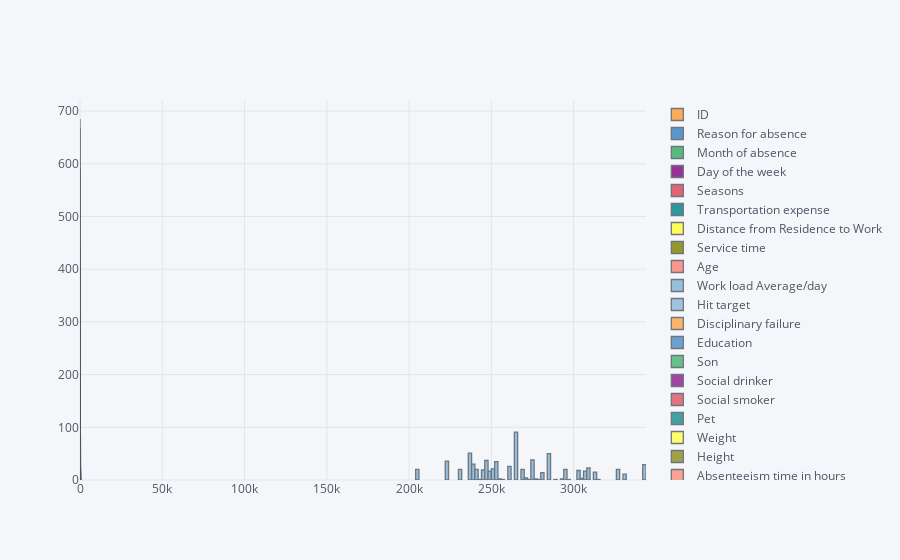

The notebook cell this image was saved under:
### Markdown cell above
<h1 align= center>Interactive Data Visualization using plotly </h1>

### Code cell
# import required libraries
import plotly.plotly as py
import plotly.graph_objs as go
from plotly.offline import download_plotlyjs, init_notebook_mode, plot, iplot
import cufflinks as cf
# For Notebooks setup
cf.go_offline(connected=True)
init_notebook_mode(connected=True)
# Histogram plot of 
cleaned_data.iplot(kind='hist',y=target_var,bins=100)

### Figure 1 — Plotly figure (JSON) as saved in the notebook; plotly's stock layout.template omitted (floating-point values rounded to 4 significant figures; data arrays with more than 128 entries replaced by an {"elided": "..."} marker saying what was removed)
{"data": [{"histfunc": "count", "histnorm": "", "marker": {"color": "rgba(255, 153, 51, 1.0)", "line": {"color": "#4D5663", "width": 1.3}}, "name": "ID", "nbinsx": 100, "opacity": 0.8, "orientation": "v", "type": "histogram", "uid": "7b2885a7-17b4-4220-8cee-79af62000c18", "x": {"elided": "718 int values"}}, {"histfunc": "count", "histnorm": "", "marker": {"color": "rgba(55, 128, 191, 1.0)", "line": {"color": "#4D5663", "width": 1.3}}, "name": "Reason for absence", "nbinsx": 100, "opacity": 0.8, "orientation": "v", "type": "histogram", "uid": "bbd1fff3-74a0-419c-9c39-8ae830c57813", "x": {"elided": "718 int values"}}, {"histfunc": "count", "histnorm": "", "marker": {"color": "rgba(50, 171, 96, 1.0)", "line": {"color": "#4D5663", "width": 1.3}}, "name": "Month of absence", "nbinsx": 100, "opacity": 0.8, "orientation": "v", "type": "histogram", "uid": "37ee1de5-8ec4-4316-b050-7d687dc7b1c4", "x": {"elided": "718 int values"}}, {"histfunc": "count", "histnorm": "", "marker": {"color": "rgba(128, 0, 128, 1.0)", "line": {"color": "#4D5663", "width": 1.3}}, "name": "Day of the week", "nbinsx": 100, "opacity": 0.8, "orientation": "v", "type": "histogram", "uid": "63289cb7-1a84-40cb-8357-9ffcef7e96f3", "x": {"elided": "718 int values"}}, {"histfunc": "count", "histnorm": "", "marker": {"color": "rgba(219, 64, 82, 1.0)", "line": {"color": "#4D5663", "width": 1.3}}, "name": "Seasons", "nbinsx": 100, "opacity": 0.8, "orientation": "v", "type": "histogram", "uid": "2ff472d1-b277-4496-91f0-97be3211044b", "x": {"elided": "718 int values"}}, {"histfunc": "count", "histnorm": "", "marker": {"color": "rgba(0, 128, 128, 1.0)", "line": {"color": "#4D5663", "width": 1.3}}, "name": "Transportation expense", "nbinsx": 100, "opacity": 0.8, "orientation": "v", "type": "histogram", "uid": "e677d7cf-9f20-4836-99cb-8f4c7d2c276d", "x": {"elided": "718 float values"}}, {"histfunc": "count", "histnorm": "", "marker": {"color": "rgba(255, 255, 51, 1.0)", "line": {"color": "#4D5663", "width": 1.3}}, "name": "Distance from Residence to Work", "nbinsx": 100, "opacity": 0.8, "orientation": "v", "type": "histogram", "uid": "d259e221-36e6-4097-ad2e-7842d99fecbf", "x": {"elided": "718 float values"}}, {"histfunc": "count", "histnorm": "", "marker": {"color": "rgba(128, 128, 0, 1.0)", "line": {"color": "#4D5663", "width": 1.3}}, "name": "Service time", "nbinsx": 100, "opacity": 0.8, "orientation": "v", "type": "histogram", "uid": "229d5351-1c82-4a35-bd66-098175e2bf16", "x": {"elided": "718 float values"}}, {"histfunc": "count", "histnorm": "", "marker": {"color": "rgba(251, 128, 114, 1.0)", "line": {"color": "#4D5663", "width": 1.3}}, "name": "Age", "nbinsx": 100, "opacity": 0.8, "orientation": "v", "type": "histogram", "uid": "ee1a2440-3314-4d56-8ef9-dc6d45516afd", "x": {"elided": "718 float values"}}, {"histfunc": "count", "histnorm": "", "marker": {"color": "rgba(128, 177, 211, 1.0)", "line": {"color": "#4D5663", "width": 1.3}}, "name": "Work load Average/day ", "nbinsx": 100, "opacity": 0.8, "orientation": "v", "type": "histogram", "uid": "d62d4b11-452c-4189-ae4c-80f57cdf7fb5", "x": {"elided": "718 float values"}}, {"histfunc": "count", "histnorm": "", "marker": {"color": "rgba(128, 177, 211, 0.8999999999999999)", "line": {"color": "#4D5663", "width": 1.3}}, "name": "Hit target", "nbinsx": 100, "opacity": 0.8, "orientation": "v", "type": "histogram", "uid": "377243d5-d6f3-45ea-8543-237a65648154", "x": {"elided": "718 float values"}}, {"histfunc": "count", "histnorm": "", "marker": {"color": "rgba(255, 153, 51, 0.8999999999999999)", "line": {"color": "#4D5663", "width": 1.3}}, "name": "Disciplinary failure", "nbinsx": 100, "opacity": 0.8, "orientation": "v", "type": "histogram", "uid": "b2c46f24-60a9-4973-a0c4-1d2bcc8d5cbf", "x": {"elided": "718 int values"}}, {"histfunc": "count", "histnorm": "", "marker": {"color": "rgba(55, 128, 191, 0.8999999999999999)", "line": {"color": "#4D5663", "width": 1.3}}, "name": "Education", "nbinsx": 100, "opacity": 0.8, "orientation": "v", "type": "histogram", "uid": "83ca1361-816f-43d3-8617-4906c8d2c499", "x": {"elided": "718 int values"}}, {"histfunc": "count", "histnorm": "", "marker": {"color": "rgba(50, 171, 96, 0.8999999999999999)", "line": {"color": "#4D5663", "width": 1.3}}, "name": "Son", "nbinsx": 100, "opacity": 0.8, "orientation": "v", "type": "histogram", "uid": "959e3c67-138e-4755-9c7d-524bb1d70f08", "x": {"elided": "718 int values"}}, {"histfunc": "count", "histnorm": "", "marker": {"color": "rgba(128, 0, 128, 0.8999999999999999)", "line": {"color": "#4D5663", "width": 1.3}}, "name": "Social drinker", "nbinsx": 100, "opacity": 0.8, "orientation": "v", "type": "histogram", "uid": "4e1e2309-2d13-408d-adfe-cd0ebc7e8a6e", "x": {"elided": "718 int values"}}, {"histfunc": "count", "histnorm": "", "marker": {"color": "rgba(219, 64, 82, 0.8999999999999999)", "line": {"color": "#4D5663", "width": 1.3}}, "name": "Social smoker", "nbinsx": 100, "opacity": 0.8, "orientation": "v", "type": "histogram", "uid": "27622af0-c554-497b-8c1f-8e8920e54b7c", "x": {"elided": "718 int values"}}, {"histfunc": "count", "histnorm": "", "marker": {"color": "rgba(0, 128, 128, 0.8999999999999999)", "line": {"color": "#4D5663", "width": 1.3}}, "name": "Pet", "nbinsx": 100, "opacity": 0.8, "orientation": "v", "type": "histogram", "uid": "2b174af0-82d8-4d1a-aeb4-ccdf33ab918f", "x": {"elided": "718 int values"}}, {"histfunc": "count", "histnorm": "", "marker": {"color": "rgba(255, 255, 51, 0.8999999999999999)", "line": {"color": "#4D5663", "width": 1.3}}, "name": "Weight", "nbinsx": 100, "opacity": 0.8, "orientation": "v", "type": "histogram", "uid": "d020ac3d-f56b-41f8-b6fa-ffa584d7ed97", "x": {"elided": "718 float values"}}, {"histfunc": "count", "histnorm": "", "marker": {"color": "rgba(128, 128, 0, 0.8999999999999999)", "line": {"color": "#4D5663", "width": 1.3}}, "name": "Height", "nbinsx": 100, "opacity": 0.8, "orientation": "v", "type": "histogram", "uid": "f3647dbe-0930-4dd7-afa6-c93a2179d939", "x": {"elided": "718 float values"}}, {"histfunc": "count", "histnorm": "", "marker": {"color": "rgba(251, 128, 114, 0.8999999999999999)", "line": {"color": "#4D5663", "width": 1.3}}, "name": "Absenteeism time in hours", "nbinsx": 100, "opacity": 0.8, "orientation": "v", "type": "histogram", "uid": "0fa9a3e6-1e12-4d26-951c-271d67387f1d", "x": {"elided": "718 float values"}}], "layout": {"barmode": "overlay", "legend": {"bgcolor": "#F5F6F9", "font": {"color": "#4D5663"}}, "paper_bgcolor": "#F5F6F9", "plot_bgcolor": "#F5F6F9", "title": {"font": {"color": "#4D5663"}}, "xaxis": {"gridcolor": "#E1E5ED", "showgrid": true, "tickfont": {"color": "#4D5663"}, "title": {"font": {"color": "#4D5663"}, "text": ""}, "zerolinecolor": "#E1E5ED"}, "yaxis": {"gridcolor": "#E1E5ED", "showgrid": true, "tickfont": {"color": "#4D5663"}, "title": {"font": {"color": "#4D5663"}, "text": ""}, "zerolinecolor": "#E1E5ED"}}}
